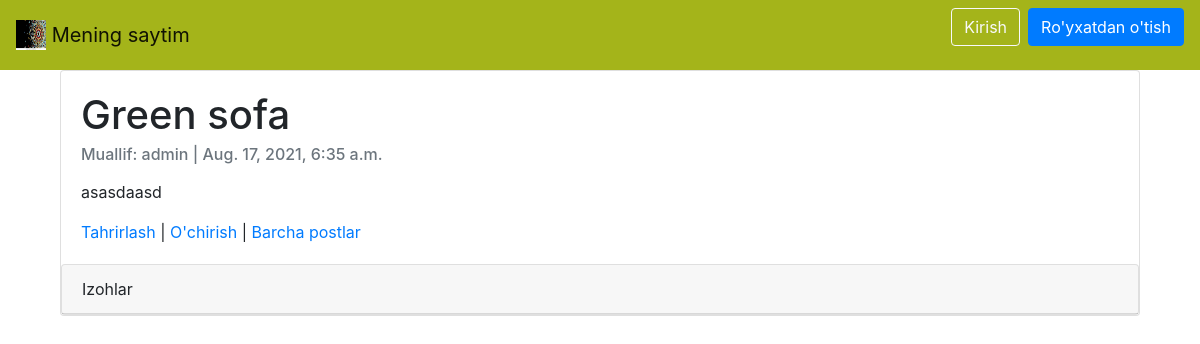
Page /articles/2/ on the committed database.
### articles/models.py (models this page shows, shortened)
class Article(models.Model):
    title = models.CharField(max_length=300)
    summary = models.CharField(max_length=300, blank=True)
    body = RichTextField()
    photo = models.ImageField(upload_to='images/', blank=True)
    file = models.FileField(upload_to='files/', blank=True)
    date = models.DateTimeField(auto_now_add=True)
    author = models.ForeignKey(
        get_user_model(),
        on_delete= models.CASCADE,
    )

### users/models.py (models this page shows)
class CustomUser(AbstractUser):
    age = models.PositiveIntegerField(null=True, blank=True)
    adress = models.CharField(max_length=100, null=True, blank=True)

### articles/views.py (the view)
# urls.py: path('<int:pk>/', Articledetailview.as_view(), name='article_detail'),
class Articledetailview(DetailView):
    model = Article
    template_name = 'article_detail.html'

### templates/article_detail.html (shortened to what this page needs)
{% extends 'base.html' %}
{% block content %}
    <div class="container-fluid">
        <div class="card" >
          <div class="card-body">
              <h1 class="card-title">{{ object.title }}</h1>
              <h6 class="card-subtitle mb-2 text-muted">Muallif: {{ object.author }} | {{ object.date }}</h6>
              <p class="card-text">{{ object.body | safe}}</p>
              <a href="{% url 'article_edit' article.pk %}">Tahrirlash</a> |
              <a href="{% url 'article_delete' article.pk %}">O'chirish</a> |
              <a href="{% url 'article_list' %}">Barcha postlar</a>
          </div>
            <div class="card">
                <div class="card-header">Izohlar</div>
            </div>
        </div>
    </div>
{% endblock content %}

### rows in the picture
Article: title "Green sofa", author "admin", date "Aug. 17, 2021, 6:35 a.m.", body "asasdaasd"
